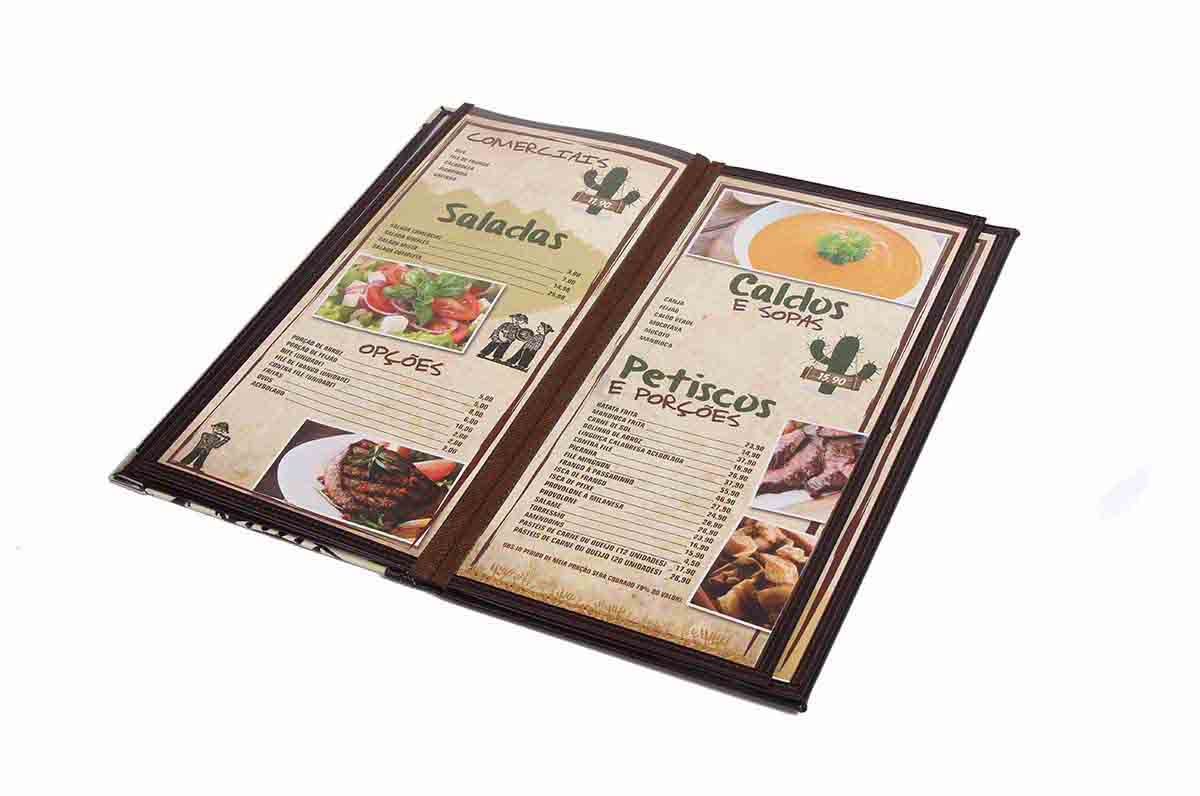
#> input picture TestImages/cardapio.jpg, 1200 x 796 px
$ python masked_rotate.py --image TestImages/cardapio.jpg
#> lines starting #> are read from the running program, lines starting #| are printed output that depends on the picture; after the words box and inside, x2 and y2 are one past the last pixel; in counts of white or black regions, pixels touching at a corner belong together
import cv2
import imutils
import numpy as np
import argparse
from colorama import init, Fore
init()

ap = argparse.ArgumentParser()

ap.add_argument("-i", "--image", help = "Path to an image", required = True)
args = vars(ap.parse_args())

image = cv2.imread(args["image"])
#> image is the input picture: shape (796, 1200, 3); mean B, G, R 209, 214.5, 221.7
gray = cv2.cvtColor(image, cv2.COLOR_BGR2GRAY)
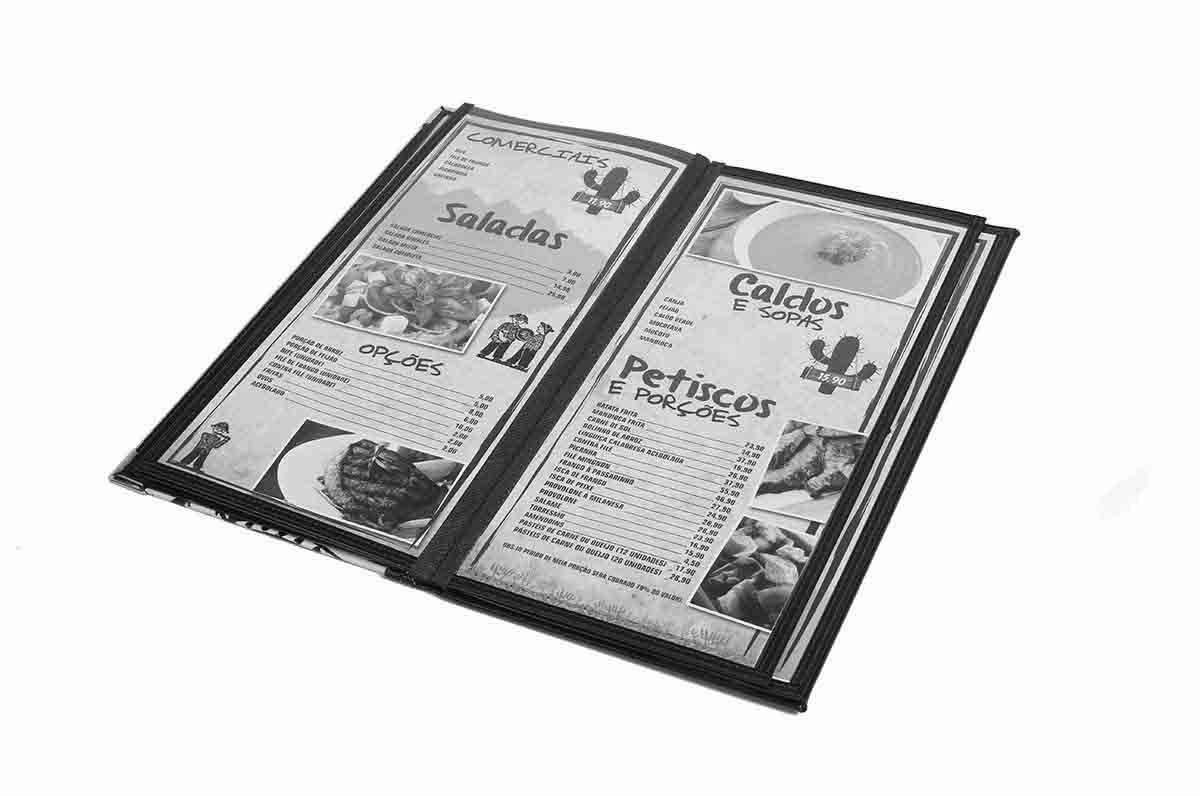
#> gray: shape (796, 1200); min 0, max 255, mean 216

gray = cv2.GaussianBlur(image, (5,5), 0)
#> gray: shape (796, 1200, 3)
gray = cv2.Canny(gray, 50,250)
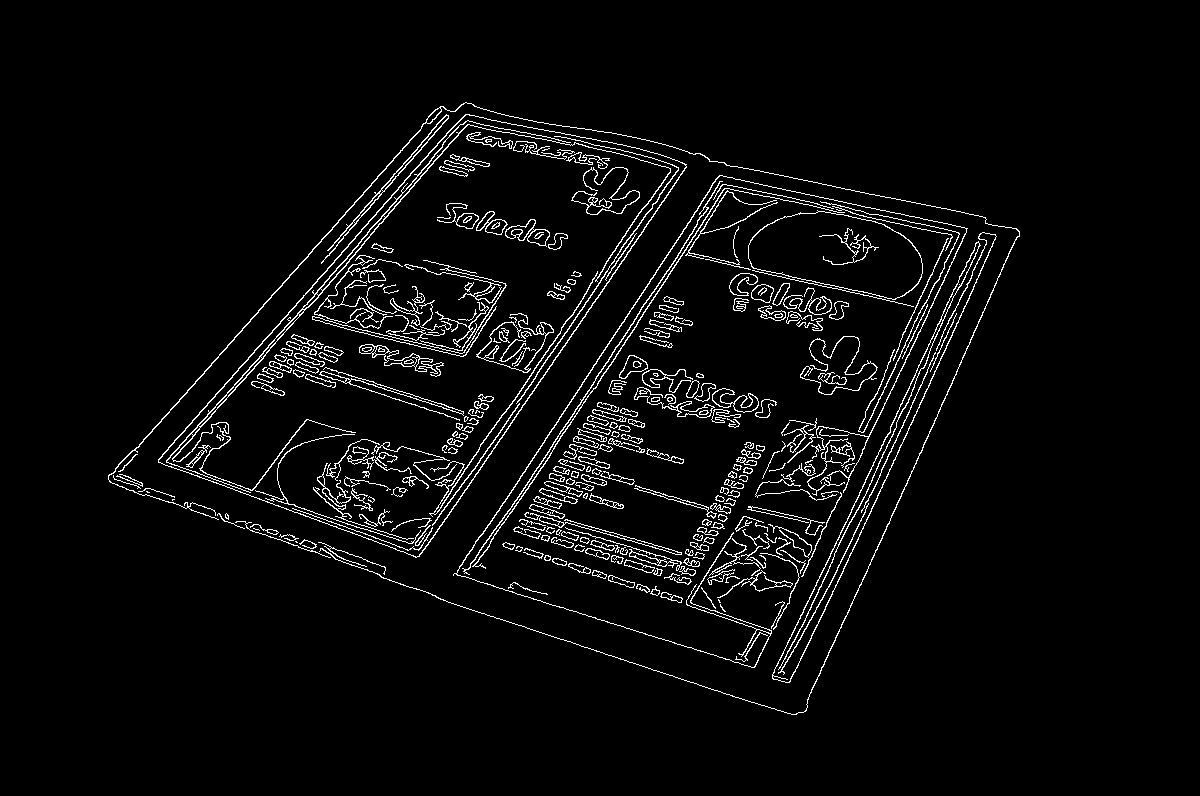
#> gray: shape (796, 1200); 4% white in thin lines or dots, all inside (x1, y1, x2, y2) = (108, 102, 1020, 715)

thresh = cv2.threshold(gray, 230, 255, cv2.THRESH_BINARY)[1]

cnts = cv2.findContours(thresh.copy(),cv2.RETR_EXTERNAL, cv2.CHAIN_APPROX_NONE)
#> cnts = 197 contours, 92 with area under 20; largest, box (x1, y1, x2, y2) and area: (158, 114, 687, 558) 111900, (748, 210, 923, 300) 10621, (772, 232, 997, 683) 781, (108, 102, 1020, 715) 669, (321, 114, 449, 264) 571
cnts = imutils.grab_contours(cnts)
print(type(cnts))
#| <class 'list'>

# ensure at least one contour was found
if len(cnts) > 0:
	# grab the largest contour, then draw a mask for the pill
	c = max(cnts, key=cv2.contourArea)
#> c = contour of 1223 points, box (x1, y1, x2, y2) (158, 114, 687, 558), area 111900
	mask = np.zeros(gray.shape, dtype="uint8")
	cv2.drawContours(mask, [c], -1, 255, -1)
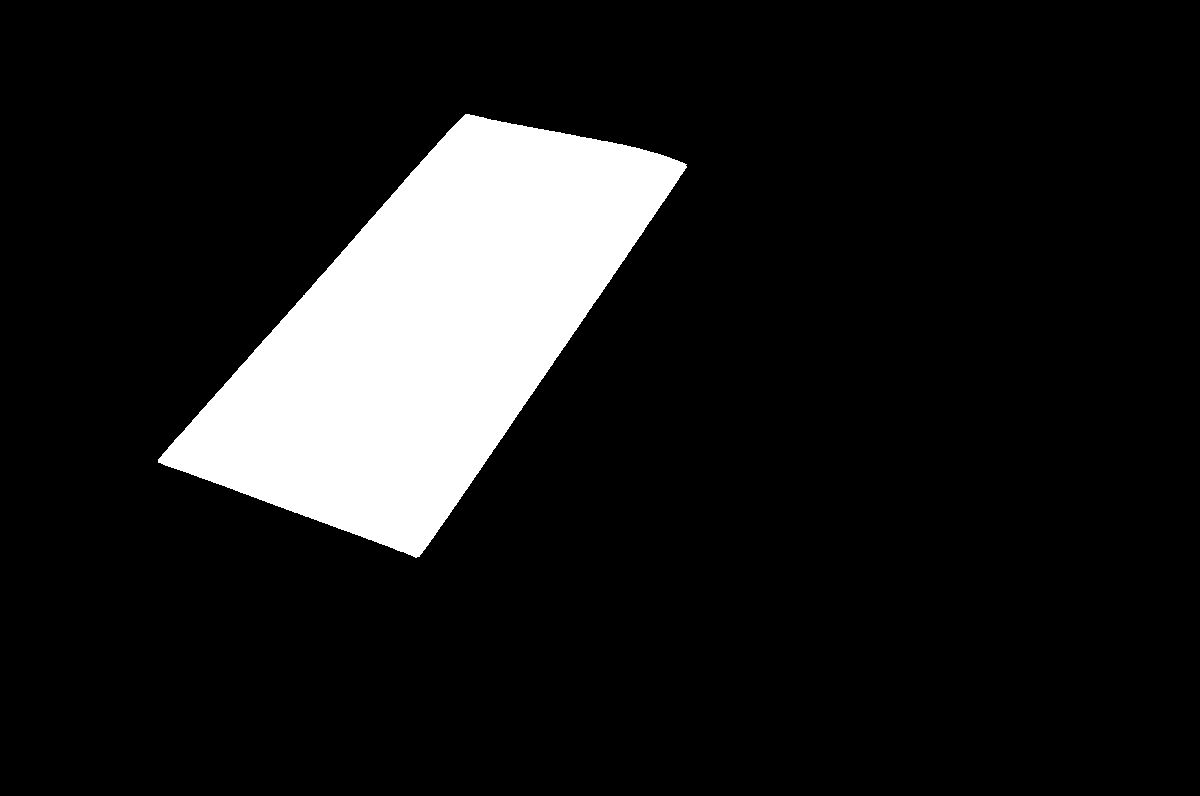
#> mask: shape (796, 1200); 11.8% white; 1 white region, box (x1, y1, x2, y2) and area: (158, 114, 687, 558) 112513

	# compute its bounding box of pill, then extract the ROI,
	# and apply the mask
	(x, y, w, h) = cv2.boundingRect(c)
#> x = 158; y = 114; w = 529; h = 444
	imageROI = image[y:y + h, x:x + w]
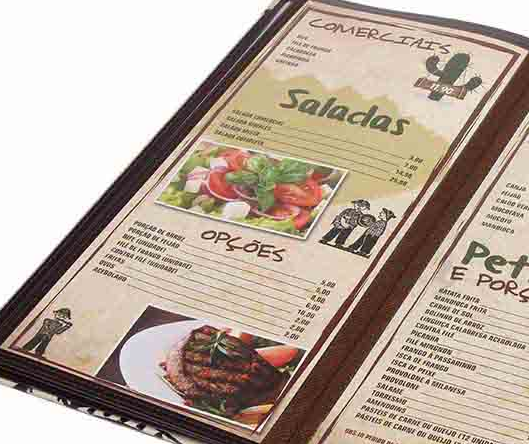
#> imageROI: shape (444, 529, 3); mean B, G, R 157.4, 170.2, 185.8
	maskROI = mask[y:y + h, x:x + w]
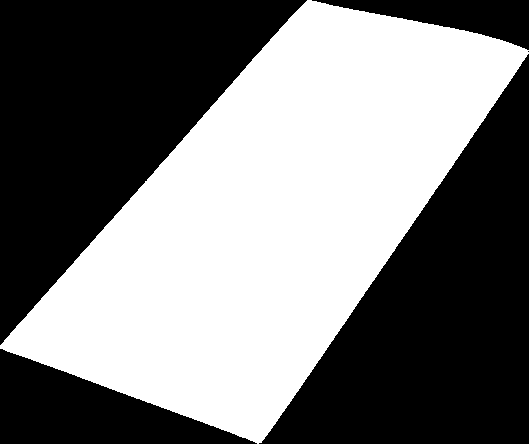
#> maskROI: shape (444, 529); 47.9% white; 1 white region, box (x1, y1, x2, y2) and area: (0, 0, 529, 444) 112513
	imageROI = cv2.bitwise_and(imageROI, imageROI,
		mask=maskROI)
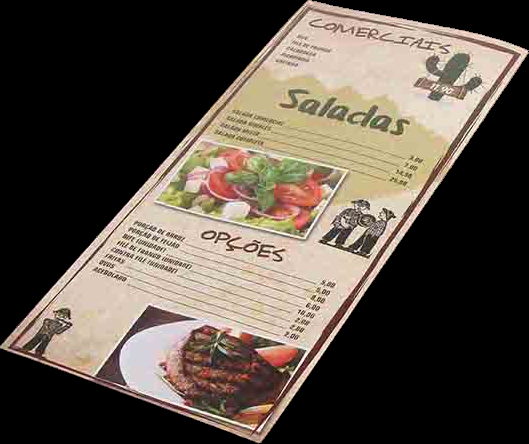
#> imageROI: shape (444, 529, 3); mean B, G, R 69.7, 79.2, 89


print(Fore.YELLOW, len(cnts))
#|  197

print()
print(Fore.GREEN, "Contour found")

cv2.imshow("Thresh", thresh)
cv2.imshow("Img", imageROI)
cv2.imshow("ROI", mask)


print()
print(Fore. RED, "Image loaded")
Fore.WHITE
print()
cv2.waitKey(0)
